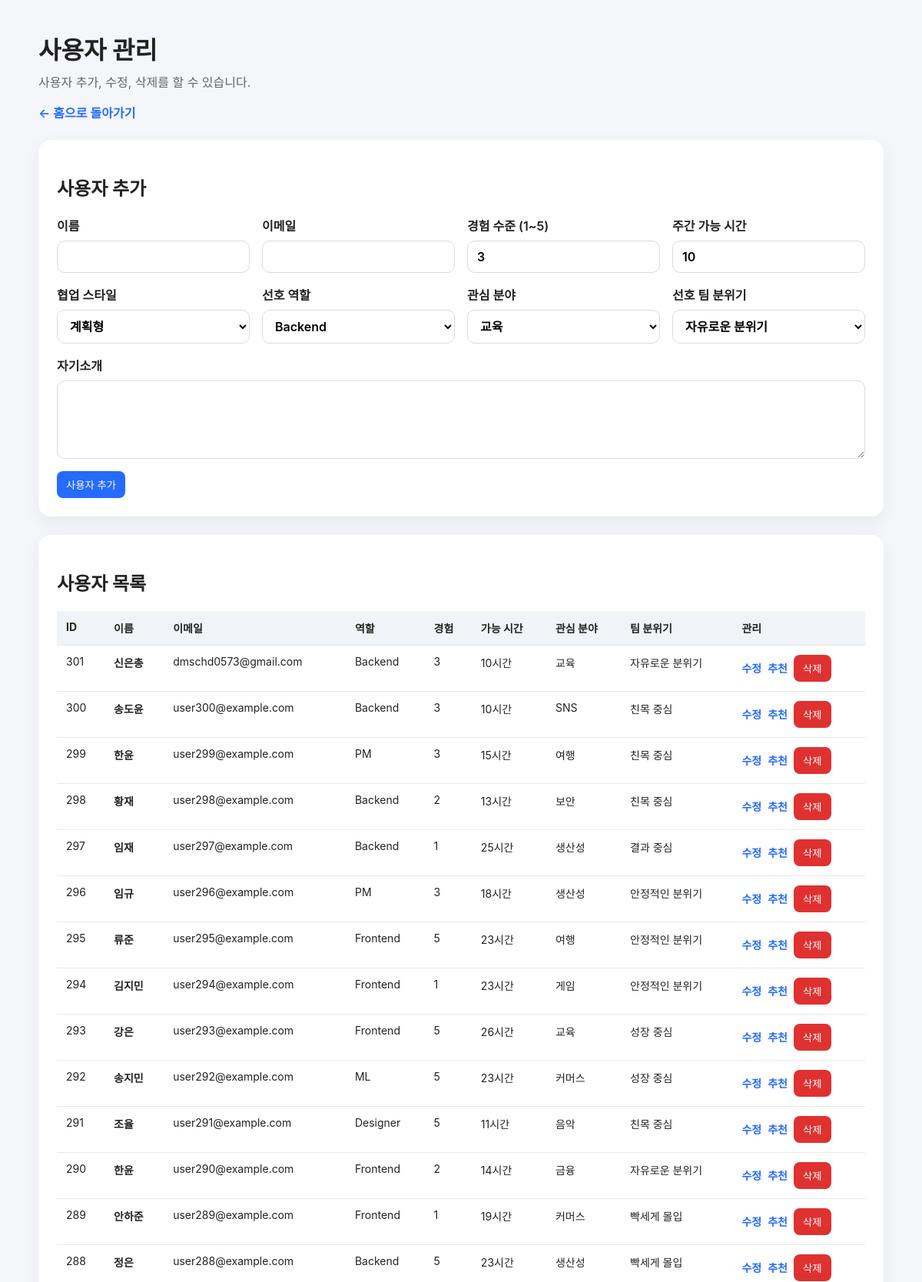
/web/users (upper part), run on the app's committed database.
### app/models.py (models this page shows)
class User(Base):
    __tablename__ = "users"
    id: Mapped[int] = mapped_column(Integer, primary_key=True, index=True)
    name: Mapped[str] = mapped_column(String(50), nullable=False)
    email: Mapped[str] = mapped_column(String(100), unique=True, index=True, nullable=False)
    bio: Mapped[str | None] = mapped_column(Text)
    experience_level: Mapped[int] = mapped_column(Integer, nullable=False)
    available_hours: Mapped[int] = mapped_column(Integer, nullable=False)
    collaboration_style: Mapped[str] = mapped_column(String(30), nullable=False)
    preferred_role_id: Mapped[int] = mapped_column(ForeignKey("roles.id"), nullable=False)
    interest_domain: Mapped[str] = mapped_column(String(50), nullable=False)
    preferred_team_atmosphere: Mapped[str] = mapped_column(String(50), nullable=False)
    preferred_role = relationship("Role")
    skills = relationship("UserSkill", back_populates="user")

class Role(Base):
    __tablename__ = "roles"
    id: Mapped[int] = mapped_column(Integer, primary_key=True, index=True)
    name: Mapped[str] = mapped_column(String(50), unique=True, nullable=False)

### app/main.py (the view)
@app.get("/web/users", response_class=HTMLResponse)
def web_users_page(request: Request, db: Session = Depends(get_db)):
    users = db.query(models.User).order_by(models.User.id.desc()).all()
    roles = db.query(models.Role).order_by(models.Role.id.asc()).all()
    return templates.TemplateResponse("users.html", {
        "request": request,
        "users": users,
        "roles": roles,
        "edit_user": None,
    })

### app/templates/users.html (shortened to what this page needs)
<!DOCTYPE html>
<html lang="ko">
<head>
    <link rel="stylesheet" href="/static/style.css" />
</head>
<body>
    <main class="container">
        <h1>사용자 관리</h1>
        <p class="sub">사용자 추가, 수정, 삭제를 할 수 있습니다.</p>
        <p><a href="/">← 홈으로 돌아가기</a></p>
        <section class="card">
            {% if edit_user %}
            <h2>사용자 수정</h2>
            <form method="post" action="/web/users/{{ edit_user.id }}/edit" class="form-grid">
            {% else %}
            <h2>사용자 추가</h2>
            <form method="post" action="/web/users" class="form-grid">
            {% endif %}
                <label>
                    이름
                    <input name="name" required value="{{ edit_user.name if edit_user else '' }}" />
                </label>
                <label>
                    이메일
                    <input name="email" type="email" required value="{{ edit_user.email if edit_user else '' }}" />
                </label>
                <label>
                    경험 수준 (1~5)
                    <input name="experience_level" type="number" min="1" max="5" required value="{{ edit_user.experience_level if edit_user else 3 }}" />
                </label>
                <label>
                    주간 가능 시간
                    <input name="available_hours" type="number" min="0" required value="{{ edit_user.available_hours if edit_user else 10 }}" />
                </label>
                <label>
                    협업 스타일
                    <select name="collaboration_style" required>
                        {% set selected_style = edit_user.collaboration_style if edit_user else '계획형' %}
                        {% for style in ['계획형', '자율형', '소통중심형', '빠른실행형'] %}
                        <option value="{{ style }}" {% if selected_style == style %}selected{% endif %}>{{ style }}</option>
                        {% endfor %}
                    </select>
                </label>
                <label>
                    선호 역할
                    <select name="preferred_role_id" required>
                        {% for role in roles %}
                        <option value="{{ role.id }}" {% if edit_user and edit_user.preferred_role_id == role.id %}selected{% endif %}>{{ role.name }}</option>
                        {% endfor %}
                    </select>
                </label>
                <label>
                    관심 분야
                    <select name="interest_domain" required>
                        {% set selected_domain = edit_user.interest_domain if edit_user else '교육' %}
                        {% for domain in ['교육', '헬스케어', '커머스', '금융', '게임', '생산성', '소셜', 'AI'] %}
                        <option value="{{ domain }}" {% if selected_domain == domain %}selected{% endif %}>{{ domain }}</option>
                        {% endfor %}
                    </select>
                </label>
                <label>
                    선호 팀 분위기
                    <select name="preferred_team_atmosphere" required>
                        {% set selected_atmosphere = edit_user.preferred_team_atmosphere if edit_user else '자유로운 분위기' %}
                        {% for atmosphere in ['자유로운 분위기', '결과 중심', '친목 중심', '빠르게 실행', '꼼꼼한 계획'] %}
                        <option value="{{ atmosphere }}" {% if selected_atmosphere == atmosphere %}selected{% endif %}>{{ atmosphere }}</option>
                        {% endfor %}
                    </select>
                </label>
                <label class="full">
                    자기소개
                    <textarea name="bio" rows="4">{{ edit_user.bio if edit_user and edit_user.bio else '' }}</textarea>
                </label>
                <div class="full actions">
                    <button type="submit">{{ '수정 완료' if edit_user else '사용자 추가' }}</button>
                </div>
            </form>
        </section>
        <section class="card">
            <h2>사용자 목록</h2>
            <table>
                <thead>
                    <tr>
                        <th>ID</th>
                        <th>이름</th>
                        <th>이메일</th>
                        <th>역할</th>
                        <th>경험</th>
                        <th>가능 시간</th>
                        <th>관심 분야</th>
                        <th>팀 분위기</th>
                        <th>관리</th>
                    </tr>
                </thead>
                <tbody>
                    {% for user in users %}
                    <tr>
                        <td>{{ user.id }}</td>
                        <td><strong>{{ user.name }}</strong></td>
                        <td>{{ user.email }}</td>
                        <td>{{ user.preferred_role.name if user.preferred_role else '-' }}</td>
                        <td>{{ user.experience_level }}</td>
                        <td>{{ user.available_hours }}시간</td>
                        <td>{{ user.interest_domain }}</td>
                        <td>{{ user.preferred_team_atmosphere }}</td>
                        <td class="row-actions">
                            <a href="/web/users/{{ user.id }}/edit">수정</a>
                            <a href="/web/users/{{ user.id }}/recommendations">추천</a>
                            <form method="post" action="/web/users/{{ user.id }}/delete" onsubmit="return confirm('{{ user.name }} 사용자를 삭제할까요? 연결된 지원/추천 데이터도 함께 삭제됩니다.');">
                                <button type="submit" class="danger">삭제</button>
                            </form>
                        </td>
                    </tr>
                    {% endfor %}
                </tbody>
            </table>
        </section>
    </main>
</body>
</html>

### app/static/style.css (style rules this page uses)
body { margin: 0; background: #f5f6fa; color: #222; font-family: -apple-system, BlinkMacSystemFont, "Segoe UI", sans-serif; }
.container { width: min(1100px, calc(100% - 32px)); margin: 40px auto; }
h1 { margin-bottom: 8px; }
.sub { color: #666; margin-top: 0; }
.card { background: white; border-radius: 16px; padding: 24px; margin: 24px 0; box-shadow: 0 8px 24px rgba(0,0,0,0.06); }
a { color: #246bfe; text-decoration: none; font-weight: 600; }
table { width: 100%; border-collapse: collapse; font-size: 14px; }
th, td { border-bottom: 1px solid #e8e8e8; padding: 12px; text-align: left; vertical-align: top; }
th { background: #f0f3f8; }
button { border: 0; border-radius: 8px; background: #246bfe; color: white; padding: 8px 12px; cursor: pointer; }
.form-grid { display: grid; grid-template-columns: repeat(auto-fit, minmax(240px, 1fr)); gap: 16px; }
.form-grid label { display: flex; flex-direction: column; gap: 8px; font-weight: 600; }
.form-grid input, .form-grid select, .form-grid textarea { border: 1px solid #d8dce6; border-radius: 10px; padding: 10px 12px; font: inherit; background: white; }
.form-grid .full { grid-column: 1 / -1; }
.actions { display: flex; align-items: center; gap: 12px; }
.row-actions { display: flex; gap: 8px; align-items: center; flex-wrap: wrap; }
.row-actions form { margin: 0; }
button.danger { background: #e03131; }

### data on the page
User: id "301", name "신은총", email "dmschd0573@gmail.com", preferred_role "Backend", experience_level "3", available_hours "10", interest_domain "교육", preferred_team_atmosphere "자유로운 분위기"
User: id "300", name "송도윤", email "user300@example.com", preferred_role "Backend", experience_level "3", available_hours "10", interest_domain "SNS", preferred_team_atmosphere "친목 중심"
User: id "299", name "한윤", email "user299@example.com", preferred_role "PM", experience_level "3", available_hours "15", interest_domain "여행", preferred_team_atmosphere "친목 중심"
User: id "298", name "황재", email "user298@example.com", preferred_role "Backend", experience_level "2", available_hours "13", interest_domain "보안", preferred_team_atmosphere "친목 중심"
User: id "297", name "임재", email "user297@example.com", preferred_role "Backend", experience_level "1", available_hours "25", interest_domain "생산성", preferred_team_atmosphere "결과 중심"
User: id "296", name "임규", email "user296@example.com", preferred_role "PM", experience_level "3", available_hours "18", interest_domain "생산성", preferred_team_atmosphere "안정적인 분위기"
User: id "295", name "류준", email "user295@example.com", preferred_role "Frontend", experience_level "5", available_hours "23", interest_domain "여행", preferred_team_atmosphere "안정적인 분위기"
User: id "294", name "김지민", email "user294@example.com", preferred_role "Frontend", experience_level "1", available_hours "23", interest_domain "게임", preferred_team_atmosphere "안정적인 분위기"
User: id "293", name "강은", email "user293@example.com", preferred_role "Frontend", experience_level "5", available_hours "26", interest_domain "교육", preferred_team_atmosphere "성장 중심"
User: id "292", name "송지민", email "user292@example.com", preferred_role "ML", experience_level "5", available_hours "23", interest_domain "커머스", preferred_team_atmosphere "성장 중심"
User: id "291", name "조율", email "user291@example.com", preferred_role "Designer", experience_level "5", available_hours "11", interest_domain "음악", preferred_team_atmosphere "친목 중심"
User: id "290", name "한윤", email "user290@example.com", preferred_role "Frontend", experience_level "2", available_hours "14", interest_domain "금융", preferred_team_atmosphere "자유로운 분위기"
User: id "289", name "안하준", email "user289@example.com", preferred_role "Frontend", experience_level "1", available_hours "19", interest_domain "커머스", preferred_team_atmosphere "빡세게 몰입"
User: id "288", name "정은", email "user288@example.com", preferred_role "Backend", experience_level "5", available_hours "23", interest_domain "생산성", preferred_team_atmosphere "빡세게 몰입"

### other printed values
{{ '수정 완료' if edit_user else '사용자 추가' }} "사용자 추가"
form field collaboration_style "계획형"
form field preferred_role_id "Backend"
form field interest_domain "교육"
form field preferred_team_atmosphere "자유로운 분위기"
